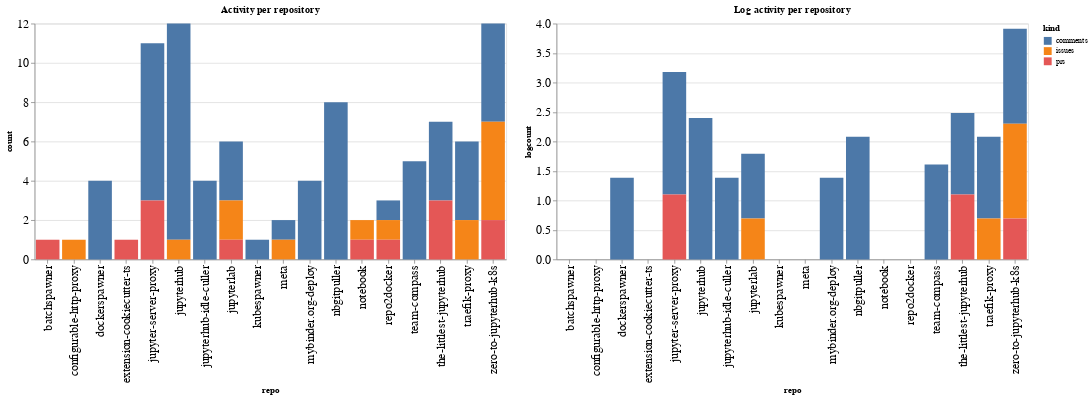

Source (notebook cell):
### Code cell
ch1 = alt.Chart(repo_summaries, width=600, title="Activity per repository").mark_bar().encode(
    x='repo',
    y='count',
    color='kind',
    tooltip="kind"
)

ch2 = alt.Chart(repo_summaries, width=600, title="Log activity per repository").mark_bar().encode(
    x='repo',
    y='logcount',
    color='kind',
    tooltip="kind"
)

ch1 | ch2

### Figure 1 — Vega-Lite specification as saved in the notebook (floating-point values rounded to 4 significant figures)
{"config": {"axisLeft": {"labelFontSize": 15}, "axisBottom": {"labelFontSize": 15}}, "hconcat": [{"mark": "bar", "encoding": {"color": {"type": "nominal", "field": "kind"}, "tooltip": {"type": "nominal", "field": "kind"}, "x": {"type": "nominal", "field": "repo"}, "y": {"type": "quantitative", "field": "count"}}, "title": "Activity per repository", "width": 600}, {"mark": "bar", "encoding": {"color": {"type": "nominal", "field": "kind"}, "tooltip": {"type": "nominal", "field": "kind"}, "x": {"type": "nominal", "field": "repo"}, "y": {"type": "quantitative", "field": "logcount"}}, "title": "Log activity per repository", "width": 600}], "data": {"name": "data-53f91270dddc324f6edb5e6a81d801f1"}, "$schema": "https://vega.github.io/schema/vega-lite/v4.8.1.json", "datasets": {"data-53f91270dddc324f6edb5e6a81d801f1": [{"repo": "batchspawner", "kind": "prs", "count": 1, "logcount": 0.0}, {"repo": "configurable-http-proxy", "kind": "issues", "count": 1, "logcount": 0.0}, {"repo": "dockerspawner", "kind": "comments", "count": 4, "logcount": 1.386}, {"repo": "extension-cookiecutter-ts", "kind": "prs", "count": 1, "logcount": 0.0}, {"repo": "jupyter-server-proxy", "kind": "comments", "count": 8, "logcount": 2.079}, {"repo": "jupyter-server-proxy", "kind": "prs", "count": 3, "logcount": 1.099}, {"repo": "jupyterhub", "kind": "comments", "count": 11, "logcount": 2.398}, {"repo": "jupyterhub", "kind": "issues", "count": 1, "logcount": 0.0}, {"repo": "jupyterhub-idle-culler", "kind": "comments", "count": 4, "logcount": 1.386}, {"repo": "jupyterlab", "kind": "comments", "count": 3, "logcount": 1.099}, {"repo": "jupyterlab", "kind": "issues", "count": 2, "logcount": 0.6931}, {"repo": "jupyterlab", "kind": "prs", "count": 1, "logcount": 0.0}, {"repo": "kubespawner", "kind": "comments", "count": 1, "logcount": 0.0}, {"repo": "meta", "kind": "comments", "count": 1, "logcount": 0.0}, {"repo": "meta", "kind": "issues", "count": 1, "logcount": 0.0}, {"repo": "mybinder.org-deploy", "kind": "comments", "count": 4, "logcount": 1.386}, {"repo": "nbgitpuller", "kind": "comments", "count": 8, "logcount": 2.079}, {"repo": "notebook", "kind": "issues", "count": 1, "logcount": 0.0}, {"repo": "notebook", "kind": "prs", "count": 1, "logcount": 0.0}, {"repo": "repo2docker", "kind": "comments", "count": 1, "logcount": 0.0}, {"repo": "repo2docker", "kind": "issues", "count": 1, "logcount": 0.0}, {"repo": "repo2docker", "kind": "prs", "count": 1, "logcount": 0.0}, {"repo": "team-compass", "kind": "comments", "count": 5, "logcount": 1.609}, {"repo": "the-littlest-jupyterhub", "kind": "comments", "count": 4, "logcount": 1.386}, {"repo": "the-littlest-jupyterhub", "kind": "prs", "count": 3, "logcount": 1.099}, {"repo": "traefik-proxy", "kind": "comments", "count": 4, "logcount": 1.386}, {"repo": "traefik-proxy", "kind": "issues", "count": 2, "logcount": 0.6931}, {"repo": "zero-to-jupyterhub-k8s", "kind": "comments", "count": 5, "logcount": 1.609}, {"repo": "zero-to-jupyterhub-k8s", "kind": "issues", "count": 5, "logcount": 1.609}, {"repo": "zero-to-jupyterhub-k8s", "kind": "prs", "count": 2, "logcount": 0.6931}]}}
